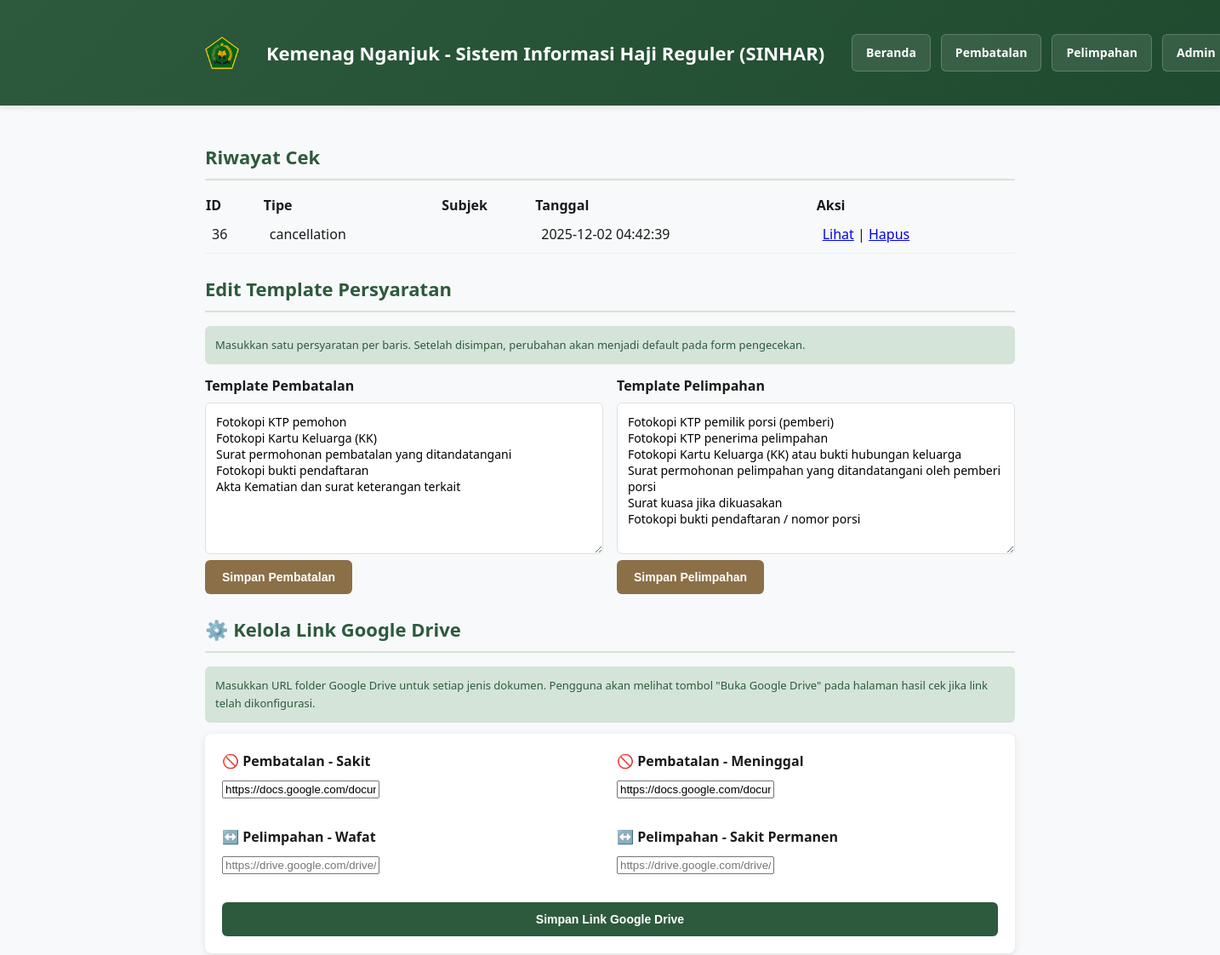
/admin.php (signed in, upper part), run on an earlier commit of the app's database.
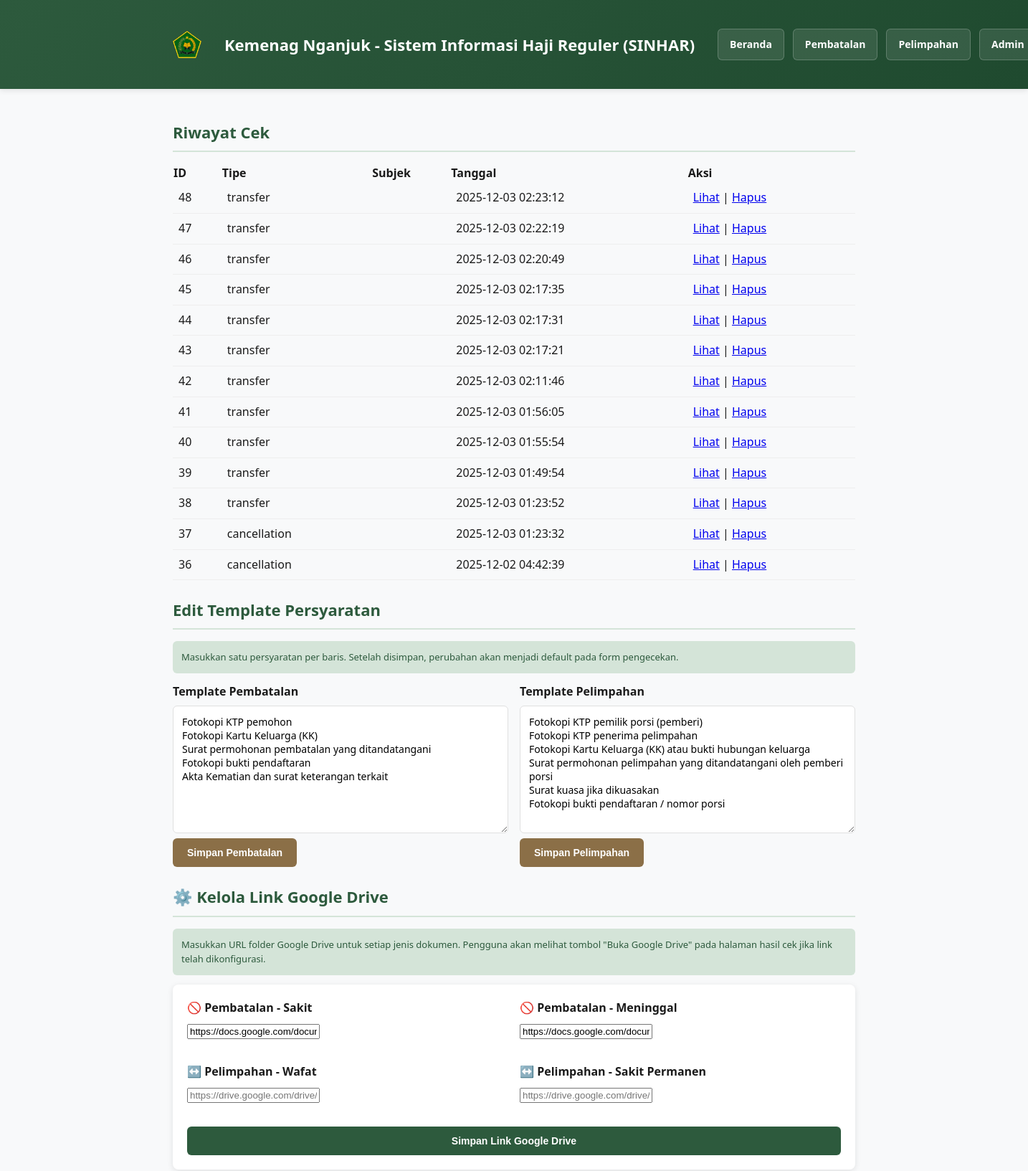
And on a later commit of the database.
### tables this page shows
CREATE TABLE checks (
        id INTEGER PRIMARY KEY AUTOINCREMENT,
        type TEXT NOT NULL,
        subject TEXT,
        payload TEXT,
        requirements TEXT,
        created_at DATETIME DEFAULT CURRENT_TIMESTAMP
    );

### admin.php (the view, shortened to what the changed rows need)
<?php
if (isset($_SESSION['admin'])) {
    $db = getDb();
    $rows = $db->query('SELECT * FROM checks ORDER BY created_at DESC')->fetchAll(PDO::FETCH_ASSOC);
}
?>
<!doctype html>
<html lang="id">
<head>
  <link rel="stylesheet" href="assets/css/style.css">
</head>
<body>
  <header class="site-header">
    <div class="container">
            <div class="header-content">
        <h1>Kemenag Nganjuk - Sistem Informasi Haji Reguler (SINHAR)</h1>
      </div>
    </div>
  </header>
  <main class="container">
<?php if (!isset($_SESSION['admin'])): ?>
    <section>
      <h2>Login Admin</h2>
      <?php if(!empty($error)): ?><p style="color:#c0392b"><?=htmlspecialchars($error)?></p><?php endif; ?>
      <form method="post">
        <label>Username</label>
        <input type="text" name="username" required>
        <label>Password</label>
        <input type="password" name="password" required>
        <button class="btn" type="submit" name="login">Login</button>
      </form>
      <p class="hint">Default: <strong>admin / admin123</strong>. Ganti kredensial setelah instalasi.</p>
    </section>
<?php else: ?>
    <section>
      <h2>Riwayat Cek</h2>
      <?php if(empty($rows)): ?>
        <p>Tidak ada riwayat.</p>
      <?php else: ?>
        <table style="width:100%;border-collapse:collapse">
          <thead>
            <tr style="text-align:left;background:var(--card)"><th>ID</th><th>Tipe</th><th>Subjek</th><th>Tanggal</th><th>Aksi</th></tr>
          </thead>
          <tbody>
            <?php foreach($rows as $r): ?>
              <tr>
                <td style="padding:8px;border-bottom:1px solid #eee"><?=htmlspecialchars($r['id'])?></td>
                <td style="padding:8px;border-bottom:1px solid #eee"><?=htmlspecialchars($r['type'])?></td>
                <td style="padding:8px;border-bottom:1px solid #eee"><?=htmlspecialchars($r['subject'])?></td>
                <td style="padding:8px;border-bottom:1px solid #eee"><?=htmlspecialchars($r['created_at'])?></td>
                <td style="padding:8px;border-bottom:1px solid #eee"><a href="admin.php?action=view&id=<?=$r['id']?>">Lihat</a> | <a href="admin.php?action=delete&id=<?=$r['id']?>" onclick="return confirm('Hapus entri ini?')">Hapus</a></td>
              </tr>
            <?php endforeach; ?>
          </tbody>
        </table>
      <?php endif; ?>
    </section>
    <section>
      <h2>Edit Template Persyaratan</h2>
    </section>
    <section>
      <h2>⚙️ Kelola Link Google Drive</h2>
    </section>
<?php endif; ?>
  </main>
</body>
</html>

What changed in the data, as far as the page shows it:
added checks: id "48", type "transfer", created_at "2025-12-03 02:23:12"
added checks: id "47", type "transfer", created_at "2025-12-03 02:22:19"
added checks: id "46", type "transfer", created_at "2025-12-03 02:20:49"
added checks: id "45", type "transfer", created_at "2025-12-03 02:17:35"
added checks: id "44", type "transfer", created_at "2025-12-03 02:17:31"
added checks: id "43", type "transfer", created_at "2025-12-03 02:17:21"
added checks: id "42", type "transfer", created_at "2025-12-03 02:11:46"
added checks: id "41", type "transfer", created_at "2025-12-03 01:56:05"
added checks: id "40", type "transfer", created_at "2025-12-03 01:55:54"
added checks: id "39", type "transfer", created_at "2025-12-03 01:49:54"
added checks: id "38", type "transfer", created_at "2025-12-03 01:23:52"
added checks: id "37", type "cancellation", created_at "2025-12-03 01:23:32"
